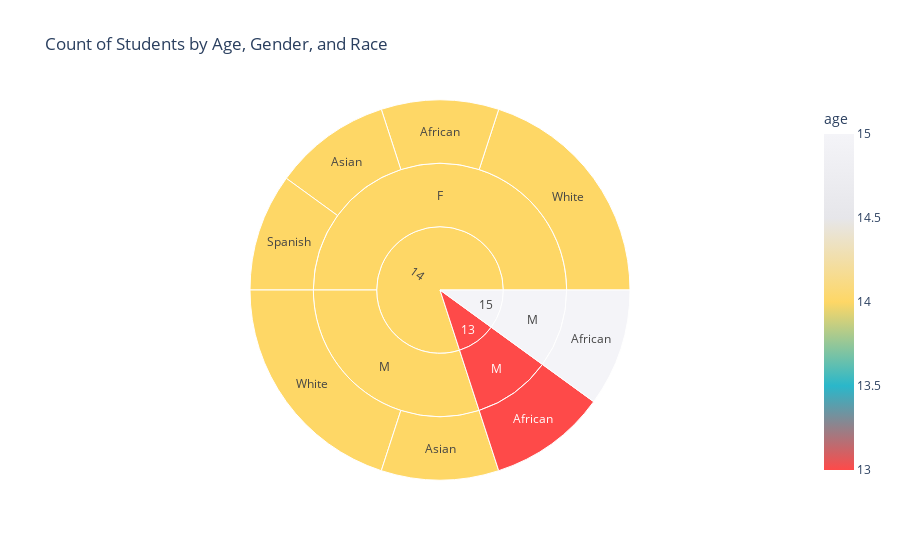

The notebook cell this image was saved under:
### Markdown cell above
<h3 style="font-family:garamond; font-size:20px; background-color: white; color: #fa4a49; border-radius: 100px 100px; text-align:left">24. Display a sunburst chart of count of students by Age, Gender and Race</h3>

### Code cell
# Assuming demography_df is correctly loaded and has the columns 'DOB', 'Gender', 'Race'

current_year = datetime.now().year
demography_df['age'] = current_year - demography_df['dob'].dt.year

# Group the data by Age, Gender, and Race
grouped_data = demography_df.groupby(['age', 'gender', 'race']).size().reset_index(name='Count')

# Custom color scale
custom_color_scale = [
    (0.0, '#fe4a49'),  # Start with your first color
    (0.25, '#2ab7ca'), # Quarter way
    (0.5, '#fed766'),  # Half way
    (0.75, '#e6e6ea'), # Three quarters way
    (1.0, '#f4f4f8')   # End with your last color
]

fig = px.sunburst(
    grouped_data, 
    path=['age', 'gender', 'race'], 
    values='Count',
    color='age', 
    color_continuous_scale=custom_color_scale,  # Using custom color scale
    title='Count of Students by Age, Gender, and Race',
    custom_data=['Count']
)

fig.update_traces(hovertemplate='<b>%{label}</b><br>Count: %{customdata[0]}')

fig.show()

### Figure 1 — Plotly figure (JSON) as saved in the notebook; plotly's stock layout.template omitted (floating-point values rounded to 4 significant figures)
{"data": [{"branchvalues": "total", "customdata": [[1, 14], [1, 13], [1, 15], [1, 14], [1, 14], [1, 14], [2, 14], [2, 14], [5, 14], [1, 13], [3, 14], [1, 15], [1, 13], [8, 14], [1, 15]], "domain": {"x": [0, 1], "y": [0, 1]}, "hovertemplate": "<b>%{label}</b><br>Count: %{customdata[0]}", "ids": ["14/F/African", "13/M/African", "15/M/African", "14/F/Asian", "14/M/Asian", "14/F/Spanish", "14/F/White", "14/M/White", "14/F", "13/M", "14/M", "15/M", "13", "14", "15"], "labels": ["African", "African", "African", "Asian", "Asian", "Spanish", "White", "White", "F", "M", "M", "M", "13", "14", "15"], "marker": {"coloraxis": "coloraxis", "colors": [14, 13, 15, 14, 14, 14, 14, 14, 14, 13, 14, 15, 13, 14, 15]}, "name": "", "parents": ["14/F", "13/M", "15/M", "14/F", "14/M", "14/F", "14/F", "14/M", "14", "13", "14", "15", "", "", ""], "type": "sunburst", "values": [1, 1, 1, 1, 1, 1, 2, 2, 5, 1, 3, 1, 1, 8, 1]}], "layout": {"autosize": true, "coloraxis": {"colorbar": {"title": {"text": "age"}}, "colorscale": [[0, "#fe4a49"], [0.25, "#2ab7ca"], [0.5, "#fed766"], [0.75, "#e6e6ea"], [1, "#f4f4f8"]]}, "legend": {"tracegroupgap": 0}, "title": {"text": "Count of Students by Age, Gender, and Race"}}}
